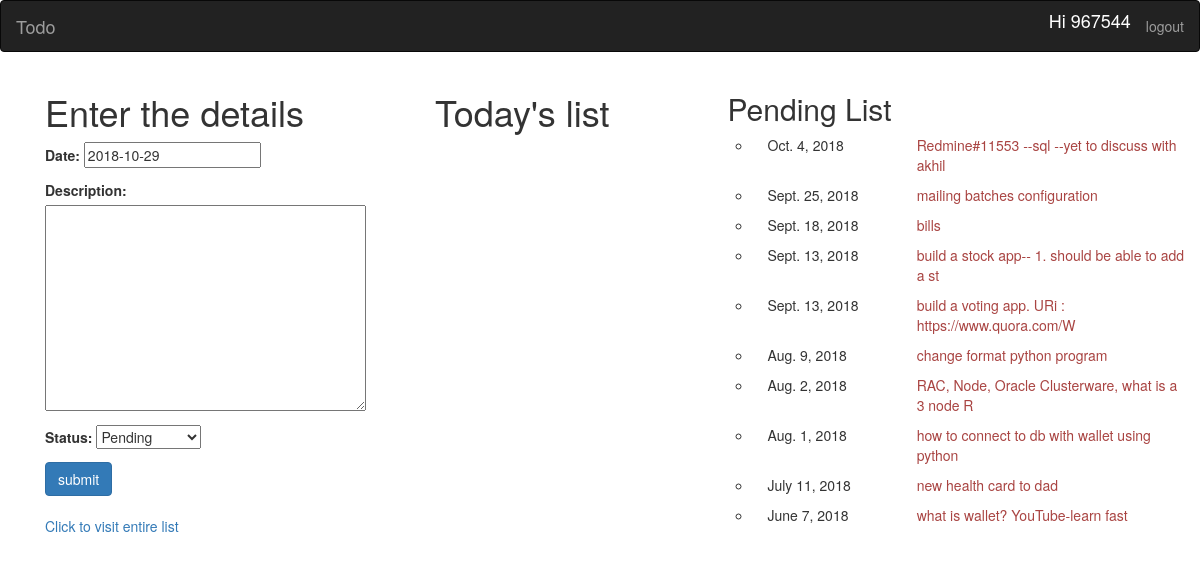
Before: /todo/register/ (signed in) with the older database file.
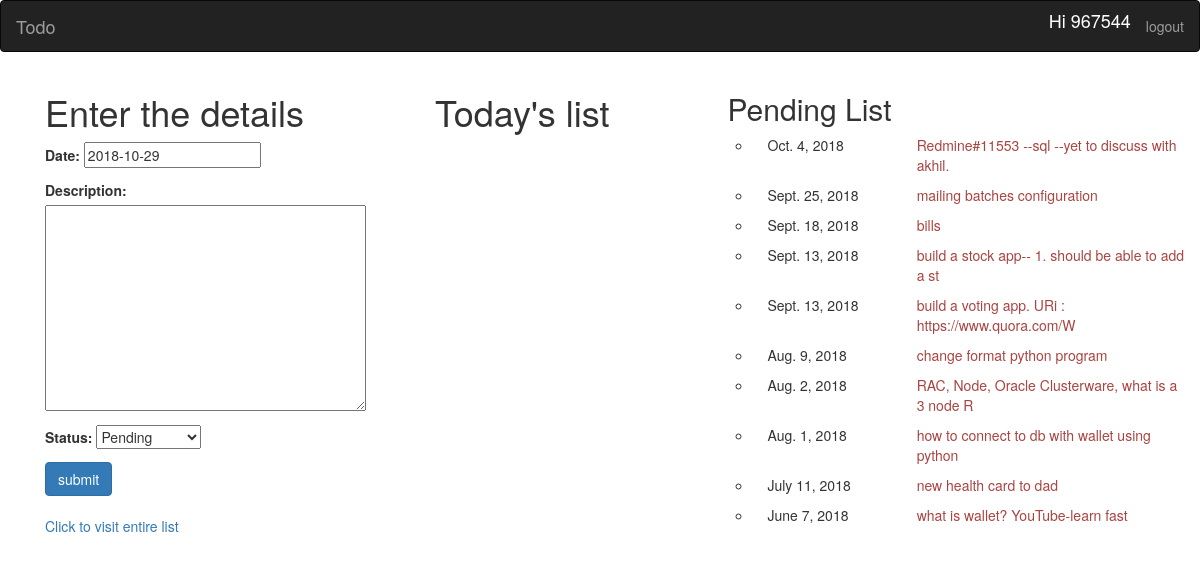
After: the same page with the newer database file.
### Todoapp/models.py (models this page shows, shortened)
class Todomodel(models.Model):
	CHOICES_STATUS = (('1', 'Pending',), ('2', 'Done',),('3','Not Required'),('4','Delete'))
	date = models.DateField(default = date.today()) #date.today()
	description = models.TextField(max_length = 500,blank=False)
	status = models.CharField(choices=CHOICES_STATUS,max_length=10,default='Pending')
	employee_num = models.ForeignKey(User,on_delete=models.CASCADE)

### Todoapp/views.py (the view, shortened to what this page needs)
# urls.py: url(r'register/',views.register,name='register'),
def register(request):
	todoform = Todoform() #just for displaying empty form
	list = Todomodel.objects.filter(date=datetime.date.today(),employee_num = request.user)
	pending_list = Todomodel.objects.filter(status='1',employee_num = request.user).order_by('-date')
	return render (request,'Todoapp/register.html',{'todoform':todoform,'list':list,'pending_list':pending_list})

### Todoapp/forms.py
class Todoform(forms.ModelForm):
	class Meta:
		model = Todomodel
		fields = ['date','description','status']

### Todoapp/templates/Todoapp/register.html (shortened to what this page needs)
{%extends 'base.html'%}
{%block body%}
	<div class="container">
		<div class="row">
		    <div class="col-sm-4">
			<h1>Enter the details</h1>
				<form method = "POST">
					{{todoform.as_p}}
				    <button class="btn btn-primary" type = 'submit'>submit</button>
				</form><br/>
				<a href="{% url 'todoapp:list' %}">Click to visit entire list</a>
			</div>
		    <div class="col-sm-3">
			<h1>Today's list</h1>
			</div>
			<div class="col-sm-5">
			<h2>Pending List</h2>
			{%for item in pending_list%}
				<ul>
					<div class ='row'>
					<li type = 'circle'>
					<div class ='col-sm-4'>
					{{item.date}}
					</div>
					<div class = 'col-sm-8'><span class="pull-left">
					<a class = "text-danger" href="{%url 'todoapp:edit' item.pk%}">{{item.description|slice:":50" }}</a> <br>
					</div>
					</li>
					</div>
				</ul>
			{%endfor%}
			</div>
		</div>
	</div>
{% endblock %}

Changed rows visible on the page:
changed Todomodel: description "Redmine#11553 --sql --yet to discuss with akhil" → "Redmine#11553 --sql --yet to discuss with akhil."
